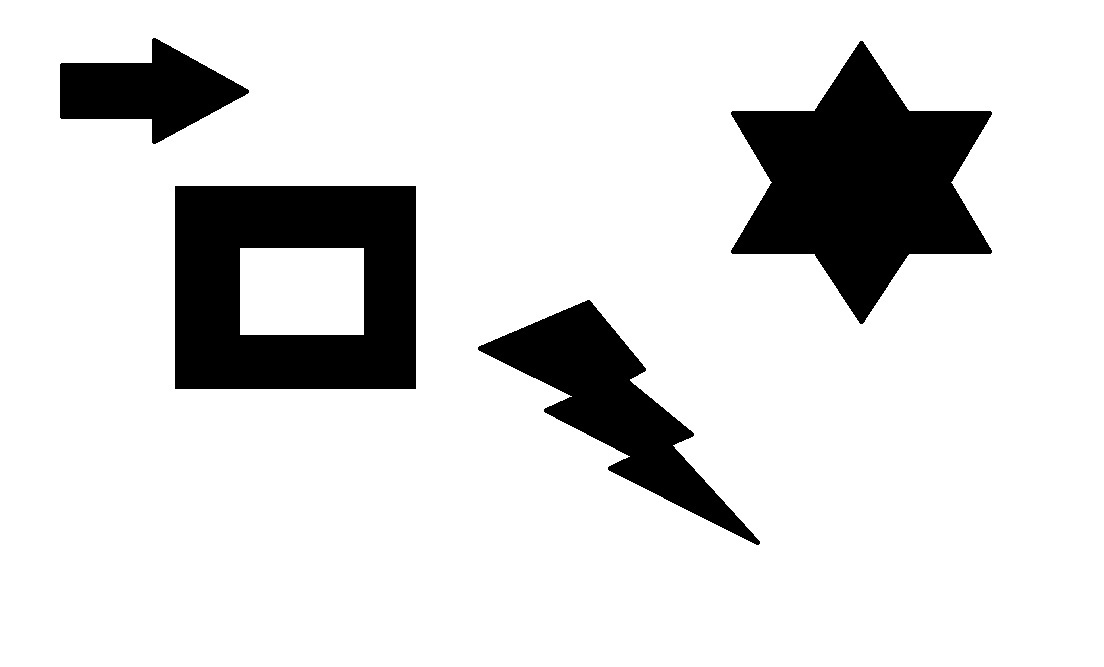
#> input picture OpenCV/kontury.jpg, 1104 x 667 px
$ jupyter execute 'segmentacja obrazow.ipynb'
#> lines starting #> are read from the running program, lines starting #| are printed output that depends on the picture; after the words box and inside, x2 and y2 are one past the last pixel; in counts of white or black regions, pixels touching at a corner belong together
[cell 1]
import cv2
import numpy as np

[cell 2]
image = cv2.imread('kontury.jpg')
#> image is the input picture: shape (667, 1104, 3); min 0, max 255, mean 218
cv2.imshow('obraz wejsciowy', image)
cv2.waitKey(0)

gray = cv2.cvtColor(image,cv2.COLOR_BGR2GRAY)

edges = cv2.Canny(gray,30,200)
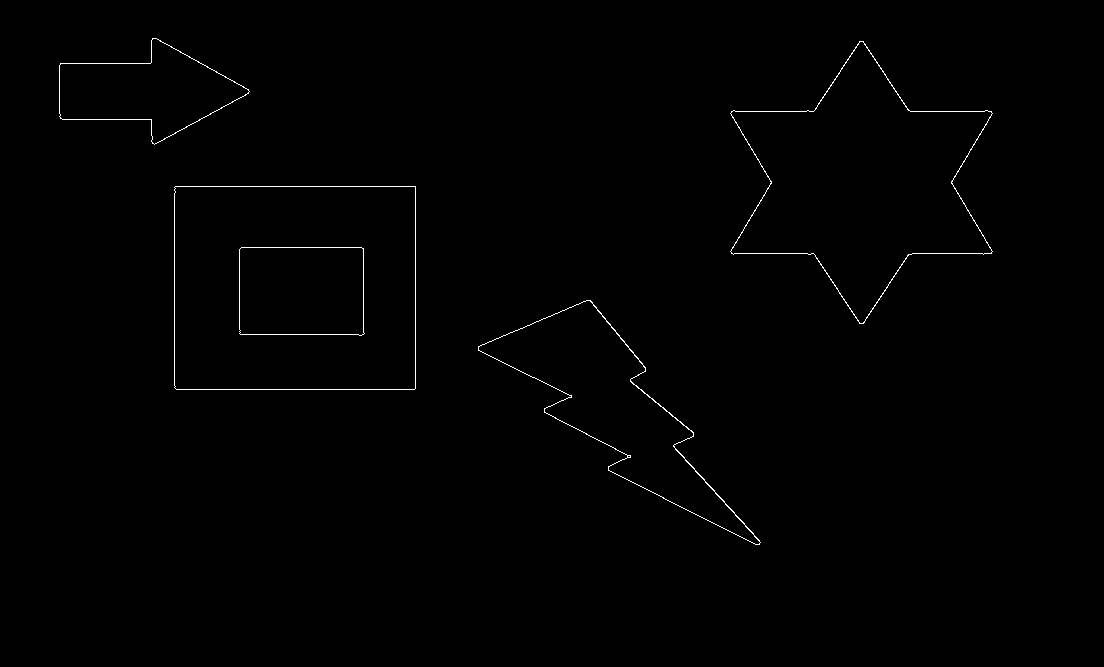
#> edges: shape (667, 1104); 0.51% white in thin lines or dots, all inside (x1, y1, x2, y2) = (59, 38, 993, 545)
cv2.imshow('Canny edges', edges)
cv2.waitKey(0)

contours, hierarchy = cv2.findContours(edges, cv2.RETR_LIST,cv2.CHAIN_APPROX_SIMPLE)
#> contours = 11 contours, 1 with area under 20; largest, box (x1, y1, x2, y2) and area: (174, 186, 416, 390) 48916, (174, 186, 416, 390) 48916, (730, 41, 993, 324) 38508, (730, 41, 993, 324) 38365, (478, 300, 761, 545) 19690
cv2.imshow('canny edges after countouring', edges)
cv2.waitKey(0)

print(f'liczba kontorow: {len(contours)}')
#| liczba kontorow: 11

cv2.drawContours(image, contours,-1,(0,255,0),3)
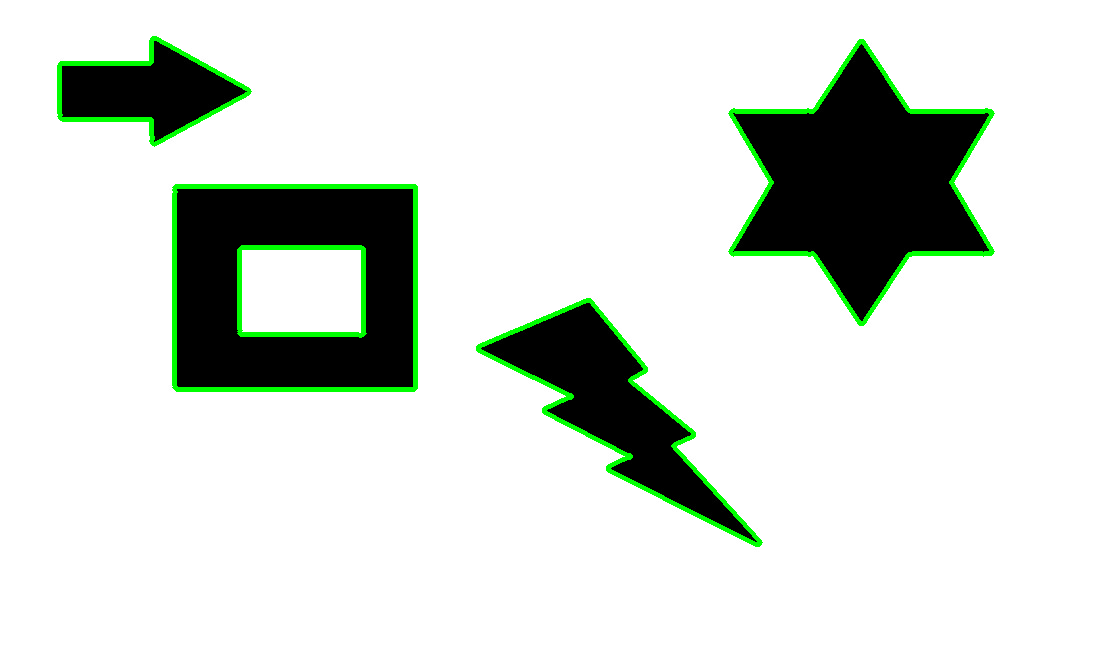
#> image: shape (667, 1104, 3); 2.38% of pixels changed, all inside (x1, y1, x2, y2) = (57, 36, 995, 547)

cv2.imshow('contours',image)
cv2.waitKey(0)

cv2.destroyAllWindows()

[cell 3]
print(hierarchy)
#| [[[ 1 -1 -1 -1]
#|   [ 2  0 -1 -1]
#|   [ 3  1 -1 -1]
#|   [ 4  2 -1 -1]
#|   [ 5  3 -1 -1]
#|   [ 6  4 -1 -1]
#|   [ 7  5 -1 -1]
#|   [ 8  6 -1 -1]
#|   [ 9  7 -1 -1]
#|   [10  8 -1 -1]
#|   [-1  9 -1 -1]]]

$ run again, with OpenCV/dom.jpg copied over OpenCV/kontury.jpg
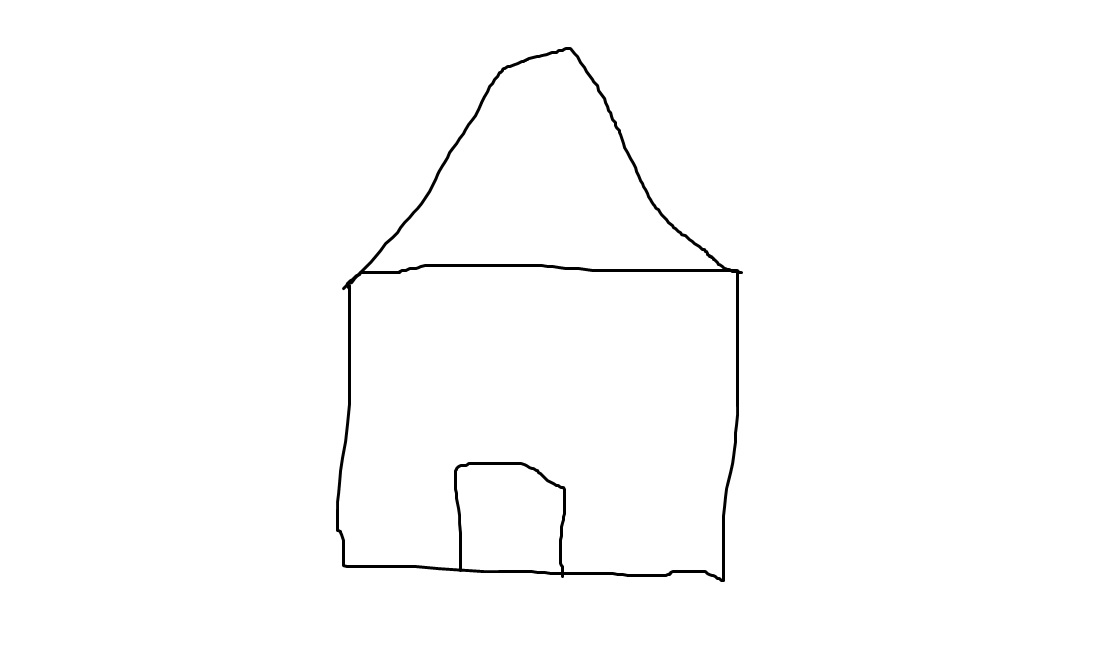
#> input picture OpenCV/dom.jpg, 1104 x 667 px
#> image is the input picture: shape (667, 1104, 3); min 0, max 255, mean 252.6
#> `edges = cv2.Canny(gray,30,200)`:
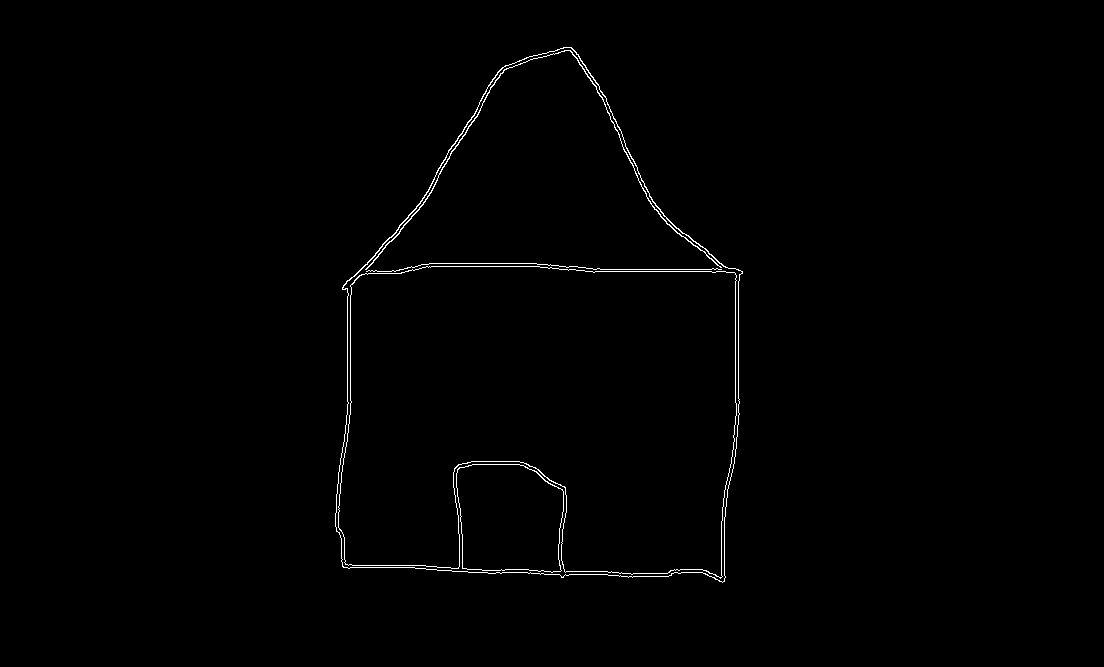
#> edges: shape (667, 1104); 0.67% white in thin lines or dots, all inside (x1, y1, x2, y2) = (335, 47, 743, 583)
#> contours = 8 contours, 1 with area under 20; largest, box (x1, y1, x2, y2) and area: (335, 47, 743, 583) 160962, (335, 47, 743, 583) 160676, (338, 266, 737, 579) 104112, (338, 266, 737, 578) 104064, (456, 464, 564, 573) 10142, (456, 464, 564, 573) 10118, (365, 50, 722, 270) 250
#| liczba kontorow: 8
#> `cv2.drawContours(image, contours,-1,(0,255,0),3)`:
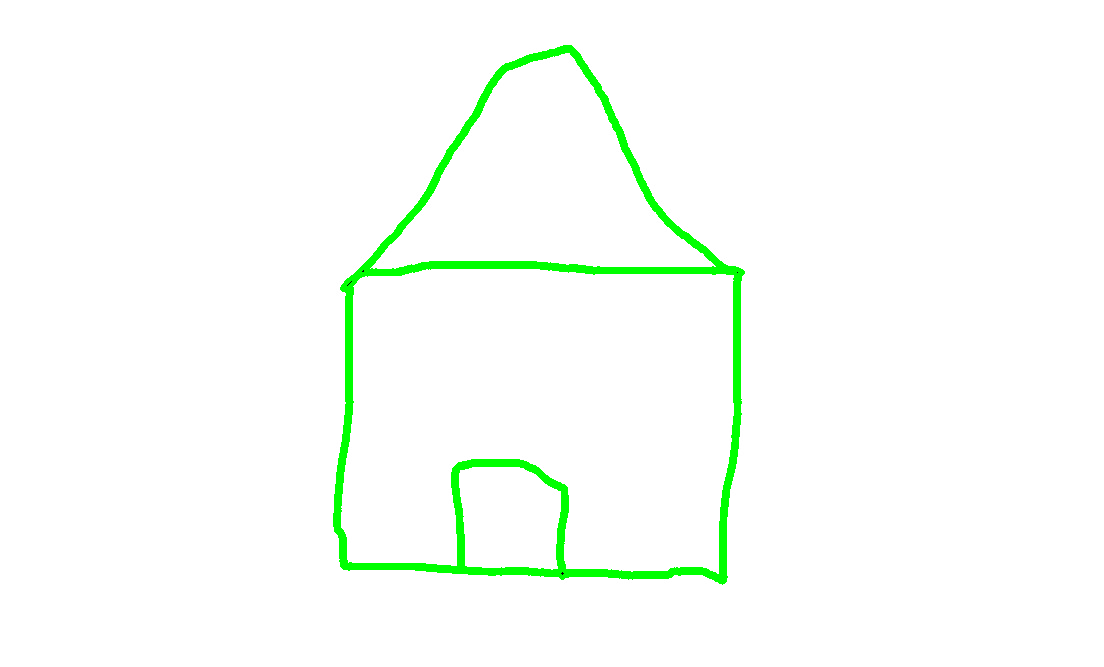
#> image: shape (667, 1104, 3); 2.39% of pixels changed, all inside (x1, y1, x2, y2) = (333, 45, 745, 585)
#| [[[ 1 -1 -1 -1]
#|   [ 2  0 -1 -1]
#|   [ 3  1 -1 -1]
#|   [ 4  2 -1 -1]
#|   [ 5  3 -1 -1]
#|   [ 6  4 -1 -1]
#> (further printed lines are left out)
